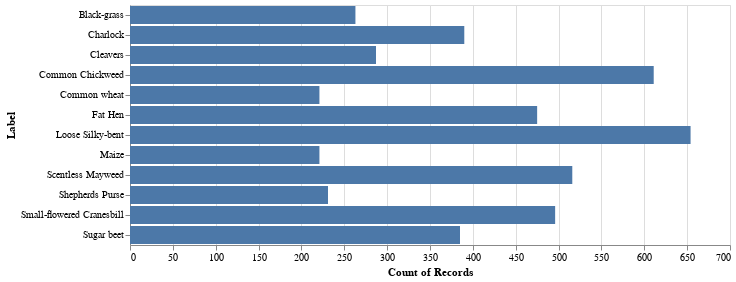

Write notebook code for a chart like this one.
### Code cell
labels['count'] = labels.groupby('Label')['Label'].transform('count')
labels.plot.bar(x='Label', y='count')

### Figure 1 — Vega-Lite specification as saved in the notebook (floating-point values rounded to 4 significant figures; data arrays with more than 128 entries replaced by an {"elided": "..."} marker saying what was removed)
{"config": {"view": {"continuousWidth": 400, "continuousHeight": 300}}, "data": {"name": "data-efab036dc4457d7fd6892c505ede6566"}, "mark": "bar", "encoding": {"x": {"aggregate": "count", "type": "quantitative"}, "y": {"field": "Label", "type": "nominal"}}, "width": 600, "$schema": "https://vega.github.io/schema/vega-lite/v4.17.0.json", "datasets": {"data-efab036dc4457d7fd6892c505ede6566": {"elided": "4750 records"}}}
